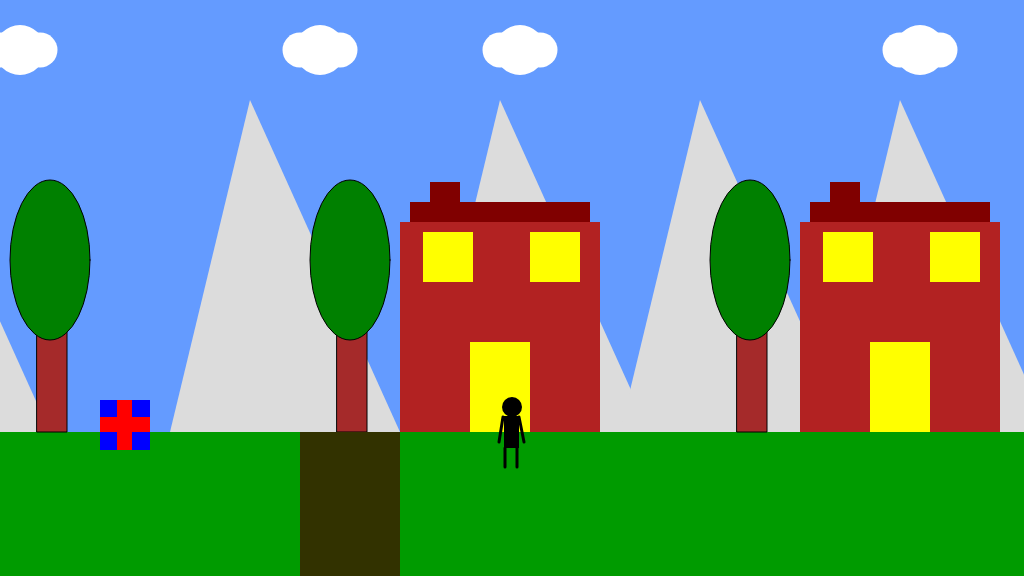
Frame 1 (no input)
Frame 60 (no input): identical to frame 1, image omitted
Frame 120 (the mouse pressed at the canvas centre since frame 60): identical to frame 1, image omitted

The p5.js sketch that drew this single still picture (run headless with seeded random() and noise() and a simulated clock; from frame 60 on, the mouse is pressed at the canvas centre):

// p5.js sketch
// ── sketch.js
/*

The Game Project 5 - Making a complete level

Week 7

*/

var gameChar_x;
var gameChar_y;
var floorPos_y;
var scrollPos;
var realPos;

var isLeft;
var isRight;
var isJumping;
var isFalling;

var clouds;
var mountains;
var trees;
var houseXs;

var t_canyon = {x_pos: 300, width: 100};
var Present = {x_pos: 100, y_pos: 400, size: 50, isFound: false};

function setup()
{
	createCanvas(1024, 576);
	floorPos_y = height * 3/4;
	gameChar_x = width/2;
	gameChar_y = floorPos_y;

	// Variable to control the background scrolling.
	scrollPos = 0;

	// Variable to store the real position of the gameChar in the game
	// world. Needed for collision detection.
	realPos = gameChar_x - scrollPos;

	// Boolean variables to control the movement of the game character.
	isLeft = false;
	isRight = false;
	isJumping = false;
	isFalling = false;

	// Initialise arrays of scenery objects.
    houseXs = [-250,400,800,1100,1400];
    clouds = [{xpos: 300, height:200},{xpos: 500,height:200}, {xpos:0, height:200}, {xpos:900,height:200}];
    mountains = [{xpos:100,height:100},{xpos:300,height:100},{xpos:500,height:100},{xpos:850,height:100},{xpos:1000,height:100},{xpos:-800,height:100},{xpos:-500,height:100},{xpos:-150,height:100}]
    trees = [300,600,1000,1500]
}

function draw()
{
	background(100, 155, 255); // fill the sky blue

	noStroke();
	fill(0,155,0);
	rect(0, floorPos_y, width, height/4); // draw some green ground

// Draw clouds.
    push();
    translate(scrollPos*0.3,0);
    
    DrawCloud();
    
    pop();
// Draw mountains.
    push();
    translate(scrollPos*0.2,0);
    
    DrawMountain();
    
    pop();
// Draw trees.
    push();
    translate(scrollPos*0.8,0);
    
    DrawTree();
    
    pop();
// Draw houses.
    push();
    translate(scrollPos*1.2,0);
    
    DrawHouse();
    
    pop();
// Draw canyons.
    push();
    translate(scrollPos*1.2,0);
    
    drawCanyon(t_canyon);
    checkCanyon(t_canyon);
    
    pop();
// Draw pickup items.
    push();
    translate(scrollPos*1.2,0);
    
    drawPresent(Present);
    checkPresent(Present);
    
    pop();
// Draw game character.
    drawGameChar();
  
	// Logic to make the game character move or the background scroll.
	if(isLeft)
	{
			if(gameChar_x > width * 0.2)
			{
					gameChar_x -= 5;
			}
			else
			{
					scrollPos += 5;
			}
	}

	if(isRight)
	{
			if(gameChar_x < width * 0.8)
			{
					gameChar_x  += 5;
			}
			else
			{
					scrollPos -= 5; // negative for moving against the background
			}
	}

	// Logic to make the game character rise and fall.
	if(gameChar_y < floorPos_y)
	{
			gameChar_y += 2;
			isJumping = true;
	}
	else
	{
			isJumping = false;
	}

	if(isFalling)
	{
			gameChar_y += 5;
	}

	// Update real position of gameChar for collision detection.
	realPos = gameChar_x - scrollPos;
}


// ---------------------
// Key control functions
// ---------------------

function keyPressed(){

		// console.log(keyCode);
		// console.log(key);

	if(key == 'A' || keyCode == 37)
	{
			isLeft = true;
	}

	if(key == 'D' || keyCode == 39)
	{
			isRight = true;
	}

	if(key == ' ' || key == 'W')
	{
			if(!isJumping)
			{
					gameChar_y -= 100;
			}
	}
}

function keyReleased(){

	if(key == 'A' || keyCode == 37)
	{
		isLeft = false;
	}

	if(key == 'D' || keyCode == 39)
	{
		isRight = false;
	}

}


// ------------------------------
// Game character render function
// ------------------------------

// Function to draw the game character.

function drawGameChar()
{
	
    if(isLeft && isJumping)
    {
    //Jumping-left code
    ellipse(gameChar_x,gameChar_y-25,15,20);
    rect(gameChar_x-4,gameChar_y-16,8,32);
    stroke(0,0,0);
    strokeWeight(3);
    line(gameChar_x-5,gameChar_y-16,gameChar_x-17,gameChar_y-25);
    line(gameChar_x+4,gameChar_y-15,gameChar_x+17,gameChar_y);
    line(gameChar_x,gameChar_y+13,gameChar_x+10,gameChar_y+25);
    line(gameChar_x+11,gameChar_y+25,gameChar_x+20,gameChar_y+25);
    line(gameChar_x-15,gameChar_y+14,gameChar_x,gameChar_y+14);
    line(gameChar_x-20,gameChar_y+25,gameChar_x-15,gameChar_y+15);
    strokeWeight(1);

    }
    else if(isRight && isJumping)
    {
    //Jumping-right code
    ellipse(gameChar_x,gameChar_y-25,15,20);
    rect(gameChar_x-4,gameChar_y-16,8,32);
    stroke(0,0,0);
    strokeWeight(3);
    line(gameChar_x+4,gameChar_y-16,gameChar_x+17,gameChar_y-25);
    line(gameChar_x-3,gameChar_y-15,gameChar_x-17,gameChar_y);
    line(gameChar_x,gameChar_y+13,gameChar_x-10,gameChar_y+25);
    line(gameChar_x-11,gameChar_y+25,gameChar_x-20,gameChar_y+25);
    line(gameChar_x+15,gameChar_y+14,gameChar_x,gameChar_y+14);
    line(gameChar_x+20,gameChar_y+25,gameChar_x+15,gameChar_y+15);
    strokeWeight(1);

    }
    else if(isLeft)
    {
    //Walking left code
    fill(0)
    ellipse(gameChar_x,gameChar_y-25,15,20);
    fill(255,0,0)
    rect(gameChar_x-4,gameChar_y-16,8,32);
    stroke(0,0,0);
    strokeWeight(3);
    line(gameChar_x,gameChar_y+15,gameChar_x,gameChar_y+35);
    line(gameChar_x-3,gameChar_y+35,gameChar_x,gameChar_y+35);
    line(gameChar_x-10,gameChar_y+5,gameChar_x,gameChar_y-20);
    strokeWeight(1);
    
    }
    else if(isRight)
    {
    //Walking right code
    fill(0)
    ellipse(gameChar_x,gameChar_y-25,15,20);
    fill(255,0,0)
    rect(gameChar_x-4,gameChar_y-16,8,32);
    stroke(0,0,0);
    strokeWeight(3);
    line(gameChar_x,gameChar_y+15,gameChar_x,gameChar_y+35);
    line(gameChar_x+3,gameChar_y+35,gameChar_x,gameChar_y+35);
    line(gameChar_x+10,gameChar_y+5,gameChar_x,gameChar_y-20);
    strokeWeight(1);

    }
    else if(isJumping || isFalling)
    {
    //Jumping facing forwards code
    fill(0,0,0);
    ellipse(gameChar_x,gameChar_y-25,20,20);
    rect(gameChar_x-8,gameChar_y-16,15,32);
    stroke(0,0,0);
    strokeWeight(3)
    line(gameChar_x+7,gameChar_y-15,gameChar_x+18,gameChar_y-35);
    stroke(0,0,0);
    line(gameChar_x-9,gameChar_y-15,gameChar_x-18,gameChar_y-35);
    line(gameChar_x-14,gameChar_y+35,gameChar_x-7,gameChar_y+16);
    line(gameChar_x+10,gameChar_y+35,gameChar_x+5,gameChar_y+16);
    strokeWeight(1);

    }
    else
    {
    // draw game character
    fill(0,0,0);
    ellipse(gameChar_x,gameChar_y-25,20,20);
    rect(gameChar_x-8,gameChar_y-16,15,32);
    stroke(0,0,0);
    strokeWeight(3);
    line(gameChar_x+7,gameChar_y-15,gameChar_x+12,gameChar_y+10);
    stroke(0,0,0);
    line(gameChar_x-9,gameChar_y-15,gameChar_x-13,gameChar_y+10);
    line(gameChar_x-7,gameChar_y+35,gameChar_x-7,gameChar_y+16);
    line(gameChar_x+5,gameChar_y+35,gameChar_x+5,gameChar_y+16);
    strokeWeight(1);
    
    }
}
// ---------------------------
// Background render functions
// ---------------------------

// Function to draw cloud objects.
function DrawCloud()
{
    for(var i = 0; i < clouds.length; i++){
    fill(255,255,255);
    ellipse(clouds[i].xpos,clouds[i].height-150,35,35);
    ellipse(clouds[i].xpos+20,clouds[i].height-150,50,50);
    ellipse(clouds[i].xpos+40,clouds[i].height-150,35,35);
    
 
    }
}
// Function to draw mountains objects.
function DrawMountain()
{
    for(var i =0; i < mountains.length; i++)
    {
    fill(220,220,220)
    triangle(mountains[i].xpos+320,mountains[i].height+332,mountains[i].xpos+550,mountains[i].height+332,mountains[i].xpos+400,mountains[i].height)

    }
}
// Function to draw trees objects.
function DrawTree()
{
    for(var i = 0; i <= trees.length; i++)
    {
    stroke(0,0,0)
    fill(165,42,42)
    rect(trees[i]-263,332,30,100)
    fill(0,128,0)
    ellipse(trees[i]-250,260,80,160)
    }
}
// Function to draw houses objects.
function DrawHouse()
{
    for(var i =0; i < houseXs.length; i++)
    {
    fill(178,34,34);
    rect(houseXs[i],floorPos_y- 210,200,210);
    fill(255,255,0);
    rect(houseXs[i]+23,floorPos_y -200,50,50);
    rect(houseXs[i]+130,floorPos_y-200,50,50);
    fill(128,0,0);
    rect(houseXs[i]+10,floorPos_y-230,180,20);
    rect(houseXs[i]+30,floorPos_y-250,30,20);
    fill(255,255,0);
    rect(houseXs[i]+70,floorPos_y-90,60,90);
    }
}

// ---------------------------------
// Canyon render and check functions
// ---------------------------------

// Function to draw canyon objects.

function drawCanyon(t_canyon)
{
    
    noStroke()
    fill(50,50,0);
    rect(t_canyon.x_pos, floorPos_y, t_canyon.width, height - floorPos_y);
}

// Function to check character is over a canyon.

function checkCanyon(t_canyon)
{
    if(realPos > t_canyon.x_pos && realPos < t_canyon.x_pos + t_canyon.width)
    {
        if(gameChar_y >= floorPos_y)
        {
            console.log("canyon")
            isFalling = true;
        }
    }
}

// ----------------------------------
// Pick-up render and check functions
// ----------------------------------

// Function to draw pick-up objects.
function drawPresent(Present)
{
    if(!Present.isFound){
    fill(0,0,255)
            rect(Present.x_pos,Present.y_pos,Present.size,Present.size)
            fill(255,0,0)
            rect(117,400,15,50)
            rect(100,417,50,15)
}
}
// Function to check character has picked up an item.
function checkPresent(Present)
{
    if(realPos > Present.x_pos && realPos < Present.x_pos + Present.size)
        {
            if(gameChar_y <= floorPos_y)
                {
                    console.log("Here is your christmas present");
                    Present.isFound = true;
                }
            
        }
}
